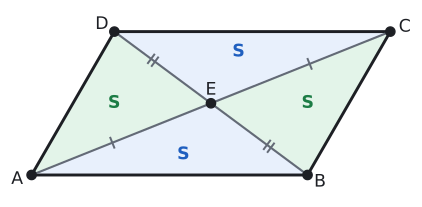

Reproduce this figure in Python.
import sys; sys.path.insert(0, "tools")
from cizim import *

P = lambda x, y: np.array([float(x), float(y)])
uz = lambda U, V: round(float(np.linalg.norm(U - V)), 4)
def acisi(K, U, V):
    u, v = U - K, V - K
    return round(float(np.degrees(np.arccos(np.dot(u, v) / np.linalg.norm(u) / np.linalg.norm(v)))), 3)
def birim(U, V):
    t = (V - U) / np.linalg.norm(V - U); return t, np.array([-t[1], t[0]])
def dondur(Q, derece):
    a = np.radians(derece); return P(Q[0] * np.cos(a) - Q[1] * np.sin(a), Q[0] * np.sin(a) + Q[1] * np.cos(a))
def ayak(Q, U, V):
    t, _ = birim(U, V); return U + np.dot(Q - U, t) * t
def paralel_isareti(U, V, n=1, f=0.5):
    t, _ = birim(U, V)
    for i in range(n):
        M = U + f * (V - U) + (i - (n - 1) / 2) * 0.32 * S * t
        ax.annotate("", xy=M + 0.22 * S * t, xytext=M - 0.22 * S * t, arrowprops=dict(arrowstyle="-|>", color=SOLUK, lw=1.3, mutation_scale=13))
def cetik(U, V, n=1, renk=SOLUK, f=0.5):
    M = U + f * (V - U); t, m = birim(U, V)
    for i in range(n):
        c = M + (i - (n - 1) / 2) * 0.2 * S * t
        ax.plot(*zip(c - 0.22 * S * m, c + 0.22 * S * m), color=renk, lw=1.5)
def olcu(U, V, metin, d=0.5, renk=YAZI, fs=13, f=0.5):
    """[UV] üzerinde f oranındaki noktaya, U->V yönünün soluna d*S uzağa yazı (d < 0: sağına)."""
    M = U + f * (V - U); _, m = birim(U, V)
    ax.text(*(M + d * S * m), metin, ha="center", va="center", color=renk, fontsize=fs)
def dik_isareti(K, U, V, r=0.4):
    a_ = (U - K) / np.linalg.norm(U - K) * r * S; b_ = (V - K) / np.linalg.norm(V - K) * r * S
    ax.plot(*zip(K + a_, K + a_ + b_, K + b_), color=SOLUK, lw=1.3)
def harf(Q, metin, dx, dy, renk=YAZI, fs=13):
    ax.text(Q[0] + dx * S, Q[1] + dy * S, metin, ha="center", va="center", color=renk, fontsize=fs)
def cizgi(U, V, renk=YAZI, lw=2.2, ls="-"):
    ax.plot(*zip(U, V), color=renk, lw=lw, ls=ls)
def boya(noktalar, renk):
    ax.add_patch(patches.Polygon(noktalar, closed=True, facecolor=renk, edgecolor="none"))
def yay(K, U, V, r=0.8, renk=MAVI, n=1):
    for i in range(n): aci(ax, K, U, V, r=(r + 0.18 * i) * S, renk=renk)
def yay_yazi(K, U, V, metin, d=1.4, renk=MAVI, fs=12):
    """K köşesindeki U-K-V açısının ortasından d*S uzağa yazı."""
    u = (U - K) / np.linalg.norm(U - K); v = (V - K) / np.linalg.norm(V - K); o = (u + v) / np.linalg.norm(u + v)
    ax.text(*(K + d * S * o), metin, ha="center", va="center", color=renk, fontsize=fs)
def basla(xmin, xmax, ymin, ymax, en=5.5):
    global fig, ax
    fig, ax = sekil(en, en * (ymax - ymin) / (xmax - xmin))
    ax.set_aspect("equal"); ax.axis("off"); ax.set_xlim(xmin, xmax); ax.set_ylim(ymin, ymax)
def dortgen(A, B, C, D, dolgu=None):
    if dolgu: boya([A, B, C, D], dolgu)
    ax.plot(*zip(A, B, C, D, A), color=YAZI)
    for Q in (A, B, C, D): nokta(ax, *Q, "")
def koseler(A, B, C, D, d=0.55):
    O = (A + B + C + D) / 4
    for Q, ad in ((A, "A"), (B, "B"), (C, "C"), (D, "D")):
        y = (Q - O) / np.linalg.norm(Q - O); harf(Q, ad, d * y[0] * 1.3, d * y[1])
def pk(AB, AD, derece):
    """A orijinde, [AB] yatay; ABCD paralelkenarının köşeleri."""
    a = np.radians(derece); A, B = P(0, 0), P(AB, 0); D = P(AD * np.cos(a), AD * np.sin(a)); return A, B, B + D, D
def cerceve(noktalar, kenar=1.2):
    xs = [q[0] for q in noktalar]; ys = [q[1] for q in noktalar]
    return min(xs) - kenar * S, max(xs) + kenar * S, min(ys) - kenar * S, max(ys) + kenar * S
def alan(noktalar, metin, renk=YAZI, dx=0, dy=0, fs=13):
    """Çokgenin ağırlık merkezine (köşelerin ortalaması) yazı."""
    O = sum(noktalar) / len(noktalar)
    ax.text(O[0] + dx * S, O[1] + dy * S, metin, ha="center", va="center", color=renk, fontsize=fs, fontweight="bold")
def kesisim(P1, P2, P3, P4):
    """[P1P2] ve [P3P4] doğrularının kesişimi."""
    d1, d2 = P2 - P1, P4 - P3
    x2 = lambda u, v: u[0] * v[1] - u[1] * v[0]
    t = x2(P3 - P1, d2) / x2(d1, d2); return P1 + t * d1
def alan_hesap(*Q):
    return round(abs(sum(Q[i][0] * Q[(i + 1) % len(Q)][1] - Q[(i + 1) % len(Q)][0] * Q[i][1] for i in range(len(Q)))) / 2, 4)


# Kural 3: köşegenler E'de; dört üçgenin alanı eşit (S).
A, B, C, D = pk(10, 6, 60)
E = (A + C) / 2
S = 13 / 15
print([alan_hesap(A, B, E), alan_hesap(B, C, E), alan_hesap(C, D, E), alan_hesap(D, A, E)])
basla(*cerceve([A, B, C, D], 1.0))
boya([A, B, E], MAVI_ACIK); boya([C, D, E], MAVI_ACIK); boya([B, C, E], YESIL_ACIK); boya([D, A, E], YESIL_ACIK)
dortgen(A, B, C, D); koseler(A, B, C, D, 0.5)
cizgi(A, C, SOLUK, 1.6); cizgi(B, D, SOLUK, 1.6)
nokta(ax, *E, ""); harf(E, "E", 0, 0.55)
alan([A, B, E], "S", MAVI, 0, -0.15); alan([C, D, E], "S", MAVI, 0, 0.15); alan([B, C, E], "S", YESIL, 0.2); alan([D, A, E], "S", YESIL, -0.2)
cetik(A, E, 1, SOLUK, 0.45); cetik(E, C, 1, SOLUK, 0.55); cetik(B, E, 2, SOLUK, 0.4); cetik(E, D, 2, SOLUK, 0.6)
kaydet(fig, __file__)
